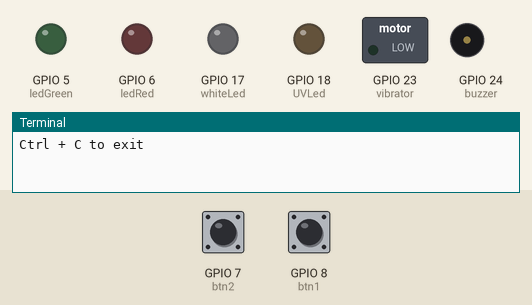
Recording of a program running on a simulated Raspberry Pi (BCM pin numbers). On the bench: switched loads named in the program (green lamp = pin HIGH), output pins drawn as LEDs (lit = HIGH), buzzer (waves = sounding, pin HIGH), the last lines printed to the terminal. Inputs (shaded band) come from the test bench; at power-on: GPIO 8 (btn1) LOW, GPIO 7 (btn2) LOW.

Above: at 1.2 s.
1.3 s: GPIO 8 (btn1) pulled HIGH for 0.15 s
At 1.9 s:
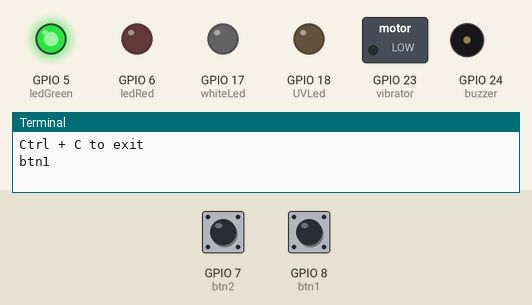
4.3 s: GPIO 7 (btn2) pulled HIGH for 0.15 s
At 5.1 s:
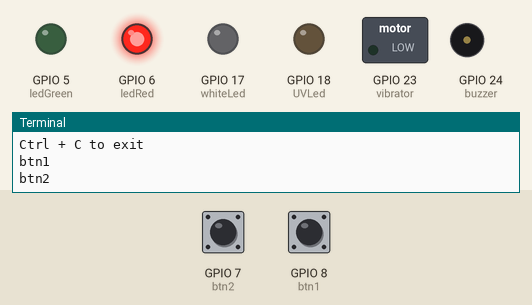
6.8 s: GPIO 8 (btn1) pulled HIGH for 3.2 s
At 9.2 s:
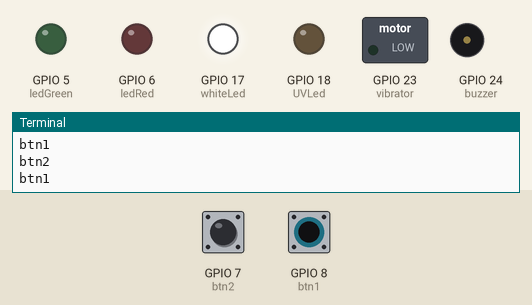
Timing chart, 0 to 11.8 s (numbered marks = the images above; inputs shaded):
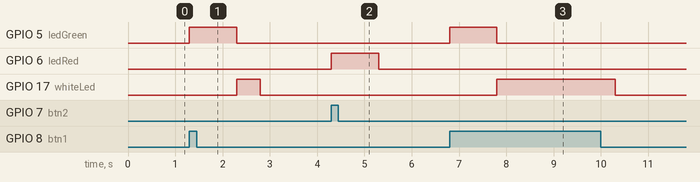

Measured:
- after the input at 1.3 s, GPIO 5 (ledGreen): LOW → HIGH at once, → LOW 1.0 s later; GPIO 17 (whiteLed): LOW → HIGH after 1.0 s, → LOW 0.50 s later
- after the input at 4.3 s, GPIO 6 (ledRed): LOW → HIGH at once, → LOW 1.0 s later
- after the input at 6.8 s, GPIO 5 (ledGreen): LOW → HIGH at once, → LOW 1.0 s later; GPIO 17 (whiteLed): LOW → HIGH after 1.0 s, → LOW 2.5 s later

The program:

main.py
```python
import RPi.GPIO as GPIO
import time

whiteLed = 17  # GPIO17
UVLed = 18     # GPIO18
vibrator = 23  # GPIO23
buzzer = 24    # GPIO24
btn1 = 8      # GPIO27
btn2 = 7      # GPIO22
ledGreen = 5   # GPIO_5
ledRed = 6     # GPIO_6

# setup
GPIO.setmode(GPIO.BCM)
GPIO.setup(whiteLed, GPIO.OUT, initial=GPIO.LOW)
GPIO.setup(UVLed, GPIO.OUT, initial=GPIO.LOW)
GPIO.setup(vibrator, GPIO.OUT, initial=GPIO.LOW)
GPIO.setup(buzzer, GPIO.OUT, initial=GPIO.LOW)
GPIO.setup(ledGreen, GPIO.OUT, initial=GPIO.LOW)
GPIO.setup(ledRed, GPIO.OUT, initial=GPIO.LOW)

GPIO.setup(btn1, GPIO.IN)
GPIO.setup(btn2, GPIO.IN)

btn1State = False
lastBtn1State = False
btn2State = False
lastBtn2State = False


# loop
if __name__ == '__main__':
    print("Ctrl + C to exit")
    try:
        while True:
            currentBtn1State = GPIO.input(btn1)
            currentBtn2State = GPIO.input(btn2)

            if (currentBtn1State != lastBtn1State):
                btn1State = currentBtn1State
                if(btn1State==True):
                    print("btn1")
                    GPIO.output(ledGreen, GPIO.HIGH)
                    time.sleep(1)
                    GPIO.output(ledGreen, GPIO.LOW)

            if (currentBtn2State != lastBtn2State):
                btn2State = currentBtn2State
                if(btn2State==True):
                    print("btn2")
                    GPIO.output(ledRed, GPIO.HIGH)
                    time.sleep(1)
                    GPIO.output(ledRed, GPIO.LOW)

            if (btn1State == True):
                GPIO.output(whiteLed, GPIO.HIGH)
                time.sleep(0.5)
                GPIO.output(whiteLed, GPIO.LOW)

            lastBtn1State = btn1State
            lastBtn2State = btn2State

    except:
        print("error")
    finally:
        GPIO.cleanup()
```
